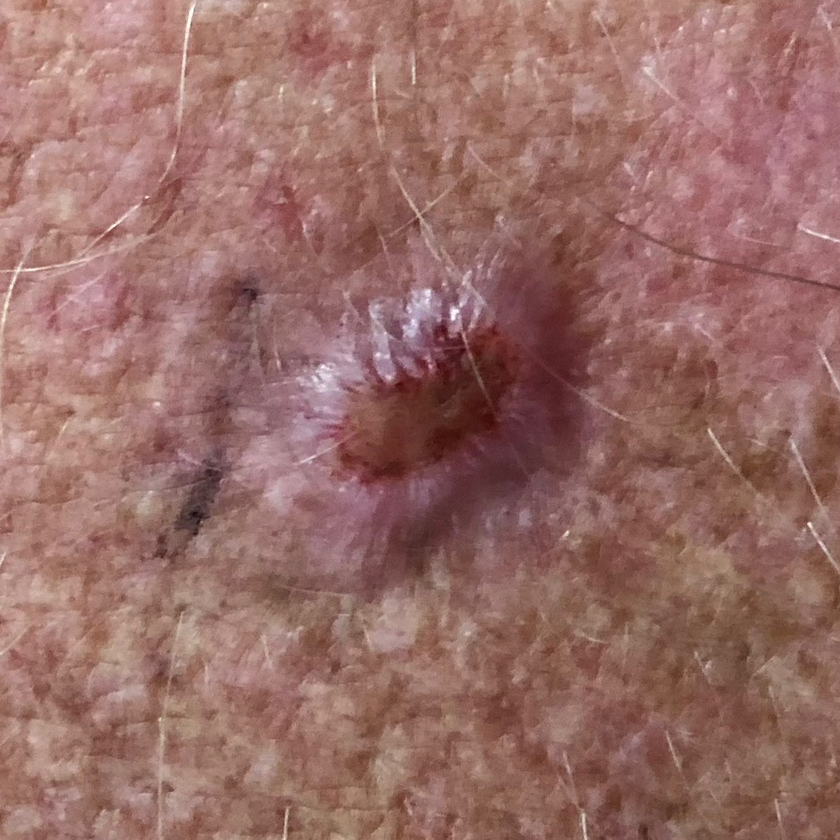
#> input picture 02_Images/example_im.png, 840 x 840 px, shrunk from 1050 x 1050 before the run
$ jupyter execute FYP2026_04_images_features.ipynb   (shell and % lines are left out)
#> lines starting #> are read from the running program, lines starting #| are printed output that depends on the picture; after the words box and inside, x2 and y2 are one past the last pixel; in counts of white or black regions, pixels touching at a corner belong together
## Get some images

Get some example images to practice with.

[cell 1]
import numpy as np
import matplotlib.pyplot as plt

# Load an image
file_im = '../02_Images/example_im.png'
file_mask = '../02_Images/example_mask.png'

im = plt.imread(file_im)
#> im is the input picture: shape (840, 840, 4) float32; mean R, G, B, A 0.598, 0.427, 0.403, 1
mask = plt.imread(file_mask)
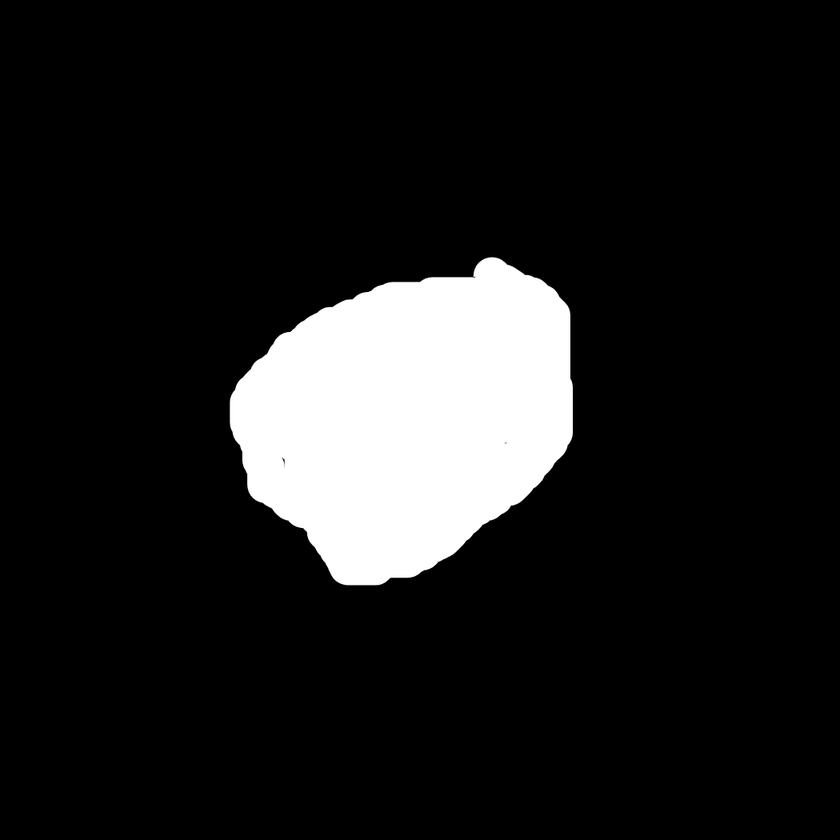
#> input picture 02_Images/example_mask.png, 840 x 840 px, shrunk from 1050 x 1050 before the run
#> mask is the input picture: shape (840, 840) float32; min 0, max 1, mean 0.113

We can display the image and mask real quick to see what we are working with.

[cell 2]
def display_images(im1, im2, title_1: str, title_2: str):
    # Display im and mask side by side
#> called with title_1 = 'Original Image', title_2 = 'Segmentation Mask'
    fig, axes = plt.subplots(1, 2, figsize=(5, 3))
    # Display im1
    axes[0].imshow(im1, cmap='gray')
    axes[0].set_title(title_1)
    axes[0].axis('off')
    # Display im2
    axes[1].imshow(im2, cmap='gray')
    axes[1].set_title(title_2)
    axes[1].axis('off')

    plt.tight_layout()
    plt.show()
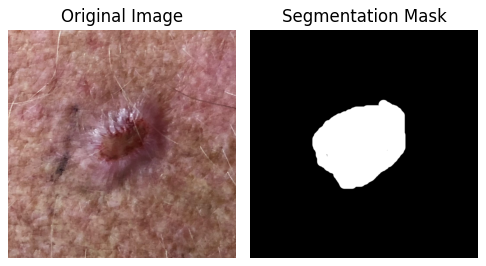
#> figure drawn by matplotlib, 2 panels
    return

display_images(im, mask, 'Original Image', 'Segmentation Mask')

## Exploring some simple features

The code below simply measures how much of the image is taken up by the lesion.
It is probably not a good feature, but gives an example of how we can measure things using the mask.

[cell 3]
#Total size of the image
total = mask.shape[0] * mask.shape[1]
#> total = 705600
print(f"The total size of the image: \n{total}")
#| The total size of the image:
#| 705600

#Size of mask only
area = np.sum(mask)
#> area = 79513.6
print(f"The size of the mask: \n{area:.2f}")
#| The size of the mask:
#| 79513.58

#As percentage
feature_percentage_area = area/total*100
#> feature_percentage_area = 11.27
print(f"Percentage of image that is a lesion: \n{feature_percentage_area:.2f}%")
#| Percentage of image that is a lesion:
#| 11.27%

## Measuring height/width of the lesions

We can use similar principles to measure how tall/wide the lesion is in pixels (this is NOT the diameter of the lesion in real-life, but can help in further feature implementations.

The idea is to find out how many white pixels there are in each row or column of the lesion. This can be achieved with

* np.sum across different axes of the image -> this creates a vector
* finding the maximum value in that vector -> this creates a single number

**Implement** this code below and inspect the shapes and values of the variables you need to use.

**Question**: You might find that the height/width is not a whole number. How is this possible? How can we fix it?

[cell 4]
# YOUR CODE HERE

# height =

# You can do the same for the lesion mask width
# width =

# ---SOLUTION---

# How many 1's in each column of the image (sum over axis 0, i.e. rows).
# mask>0 to ensure we only have binary values (this might not be the case depending how we load the image)
pixels_in_col = np.sum(mask>0, axis=0)
#> pixels_in_col = 840 values, max 303 at index 377, min 0 at index 0, mean 96.79
print(mask.shape)
#| (840, 840)
print(pixels_in_col.shape)
#| (840,)


max_pixels_in_col = np.max(pixels_in_col)
#> max_pixels_in_col = 303
print('height is', max_pixels_in_col)
#| height is 303

# Analogous solution for the width
pixels_in_row = np.sum(mask>0, axis=1)
#> pixels_in_row = 840 values, max 346 at index 398, min 0 at index 0, mean 96.79
max_pixels_in_row = np.max(pixels_in_row)
#> max_pixels_in_row = 346
print('width is', max_pixels_in_row)
#| width is 346

# Example function
def get_height(mask):
    height = np.max(np.sum(mask>0, axis=0))
    return height

## Image width / height at an angle

To get a better idea about the shape, we want to measure the lesion diameter at an angle.
This is, as with many features, easier to do if you first adapt the image, and then do a more straightforward measurement (rather than trying to count pixels on a diagonal).

Study documentation of [transform.rotate](https://scikit-image.org/docs/0.25.x/api/skimage.transform.html#skimage.transform.rotate), and implement code to measure the diameter at a 45 degree angle.

[cell 5]
from skimage import transform

# YOUR CODE HERE


# ----SOLUTION----

# General rule of thumb - create a simpler image first, then do the measurement

rot_im = transform.rotate(mask, 45)
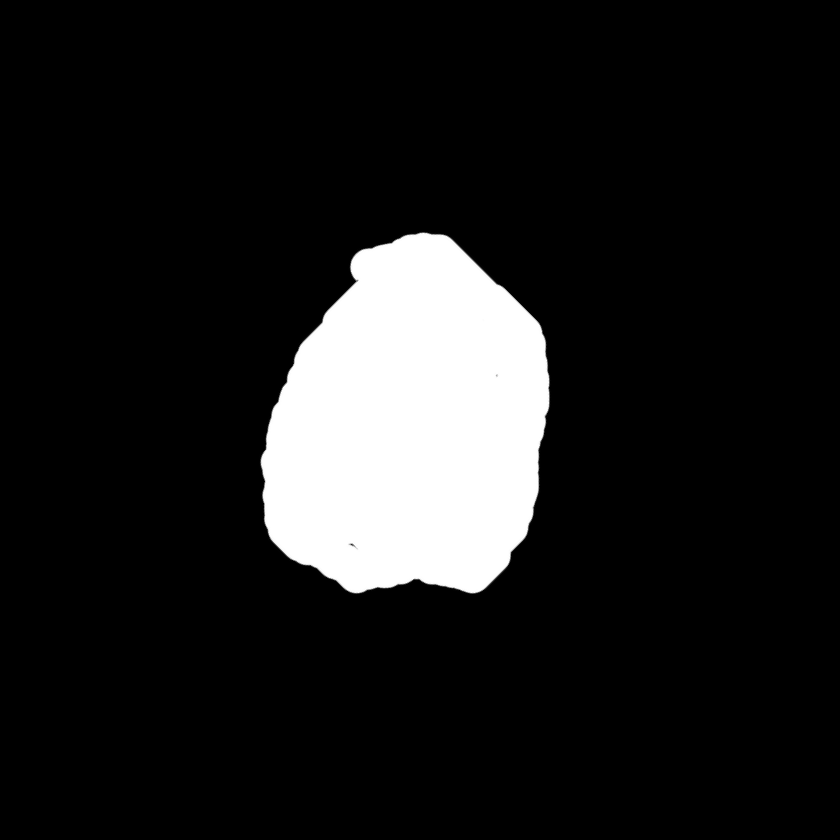
#> rot_im: shape (840, 840) float32; min 0, max 1, mean 0.113
plt.imshow(rot_im, cmap='gray')

# Now we can measure as before by counting pixels in rows/columns as before
h = get_height(rot_im)
#> in get_height, `height = np.max(np.sum(mask>0, axis=0))`: height = 358
#> h = 358
print(f"Height is {h}")
#| Height is 358

## Perimeter

Let's find all the pixels on the perimeter of the lesion. Again here, rule of thumb applies: first we create the image, then do a simple measurement. You will need to use [morphology](https://scikit-image.org/docs/stable/api/skimage.morphology.html) operations here.

Plot the original and the perimeter-only image side by side to check your result.

[cell 6]
from skimage import morphology

# Hint: Consider erosion, look at the Morphology notebook from this week.
# YOUR CODE HERE

#----SOLUTION----

#Structural element, that we will use as a "brush" on our mask
struct_el = morphology.disk(5)

# Use this "brush" to erode the image - eat away at the borders
mask_eroded = morphology.binary_erosion(mask, struct_el)
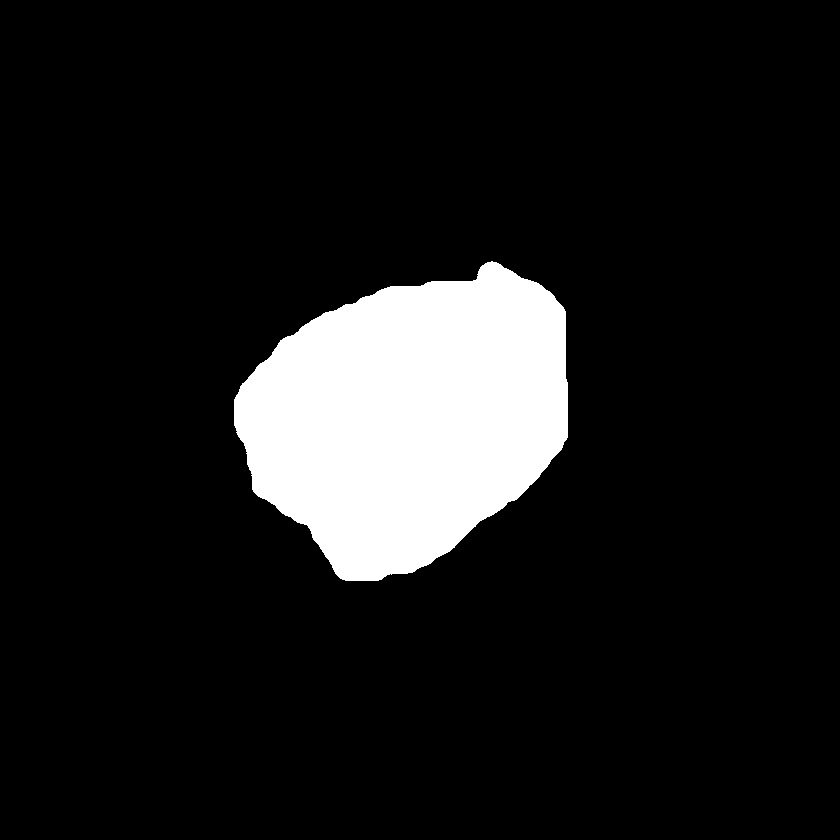
#> mask_eroded: shape (840, 840) bool; 10.6% white; 1 white region, box (x1, y1, x2, y2) and area: (234, 261, 568, 581) 75028

# Show side by side (depending on brush size, you might not see a difference visually)
display_images(mask, mask_eroded, 'Original Mask', 'Eroded Mask')

# Verify the new mask is smaller
print(area)
#| 79513.58
print(np.sum(mask_eroded))
#| 75028

# Now we can find the pixels that have value 1 in the original mask but not in the eroded mask
perimeter_im = mask - mask_eroded
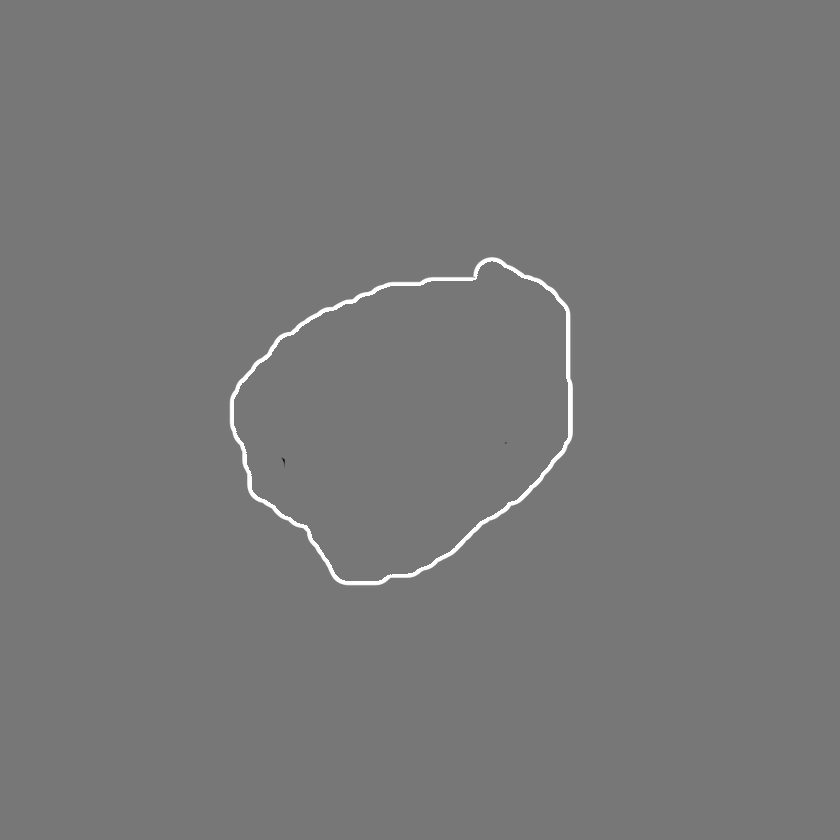
#> perimeter_im: shape (840, 840) float32; min -0.882, max 1, mean 0.00636; drawn with min black and max white
display_images(mask, perimeter_im>0, 'Original Mask', 'Perimeter')
#> call 3 of display_images, with title_1 = 'Original Mask', title_2 = 'Perimeter'
#> in display_images (call 3), `plt.show()`:
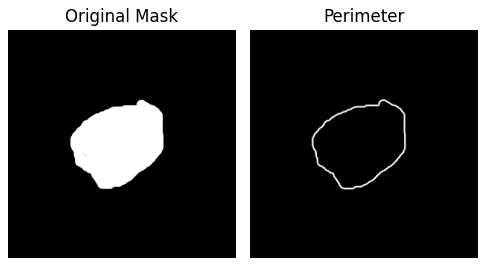
#> figure drawn by matplotlib, 2 panels

## Color with SLIC

Thi is an example of using SLIC to find areas with similar colors in the image. The slic function outputs which superpixel each image belongs to, the mark_boundaries is only for visualization.

Investigate different parameters of SLIC, when do you get a nice result?

Inspect the segments_slic variable. How can you use this to only get the pixel values for a specific segment?

[cell 7]
# SLIC clustering - see also https://scikit-image.org/docs/dev/auto_examples/segmentation/plot_segmentations.html

from skimage.segmentation import slic, mark_boundaries

example_im = im.astype(float)
example_im = example_im[:,:,0:3]
#> example_im: shape (840, 840, 3) float64

# Divide the pixels into segments of similar color
segments_slic = slic(example_im, n_segments=20, compactness=1, sigma=3)
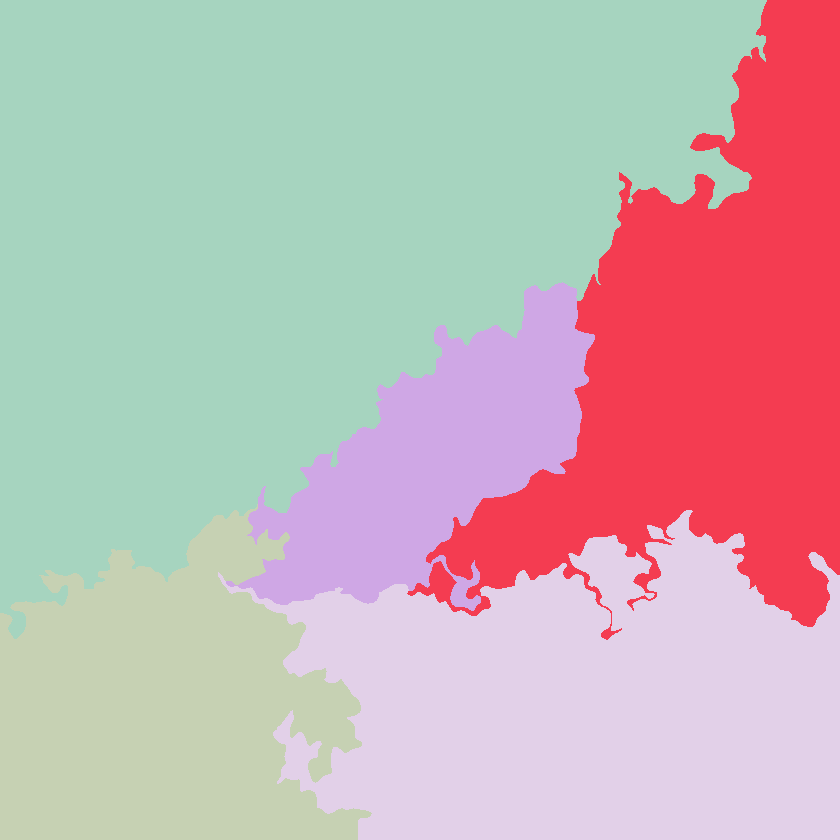
#> segments_slic: shape (840, 840) int64; 5 distinct labels, from 1 to 5; one colour per label, 0 black

print(im.shape)
#| (840, 840, 4)
print(segments_slic.shape)
#| (840, 840)

# Show the results
fig, ax = plt.subplots(1, 2, figsize=(7, 7), sharex=True, sharey=True)

ax[0].imshow(im)
ax[0].set_title("Original")

ax[1].imshow(mark_boundaries(example_im, segments_slic))
ax[1].set_title('SLIC')

plt.tight_layout()
plt.show()
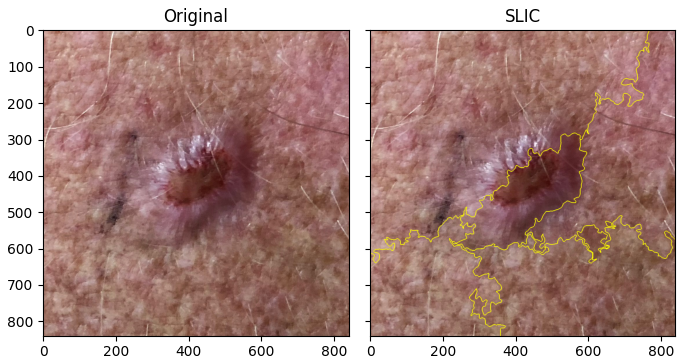
#> figure drawn by matplotlib, 2 panels
